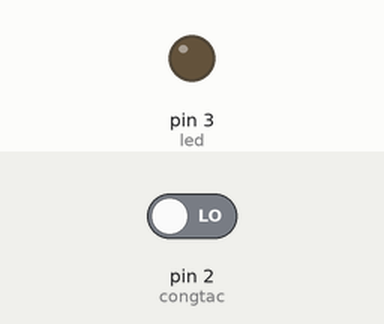
The sketch below on a simulated Arduino Uno, built with avr-gcc and run on an emulated ATmega328P. Parts: output pins drawn as LEDs (lit = HIGH). The test bench sets the inputs (shaded band); at power-on: pin 2 (congtac) LOW. What the sketch prints to the serial monitor is not drawn.

Above: at 1.2 s.
1.3 s: pin 2 (congtac) driven HIGH
At 3.6 s:
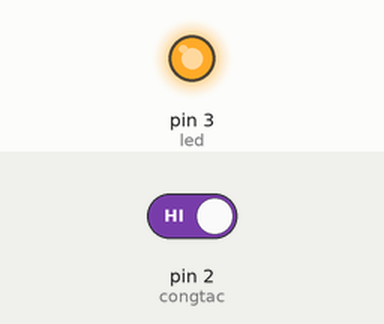
4.3 s: pin 2 (congtac) driven LOW
At 4.9 s:
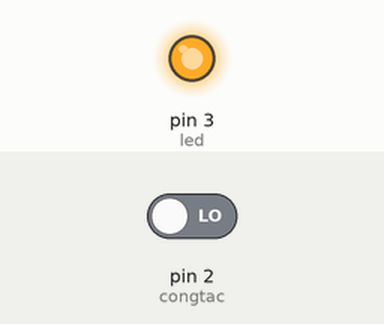
Timing chart, 0 to 7.3 s (numbered marks = the images above; inputs shaded):
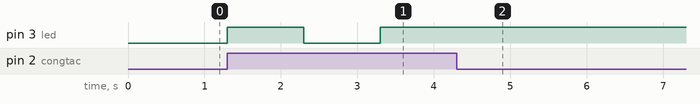

The sketch:

chuyen_doi_trang_thai_led.ino
```cpp
int congtac =2;
int led=3;
int trangthailed=0;
void setup()
{
  pinMode(congtac,INPUT);
  Serial.begin(9600);
  pinMode(led,OUTPUT);
  digitalWrite(led,LOW);
}

void loop()
{
  int trangthai=digitalRead(congtac);
  int ledsang=digitalRead(led);
  Serial.print(trangthai);
  if(trangthai==1 && ledsang==trangthailed){
    digitalWrite(led,!trangthailed);
    delay(1000);
    trangthailed=!trangthailed;
  }
}
```

Measured:
- after the input at 1.3 s, pin 3 (led): LOW → HIGH at once, → LOW 1.0 s later, → HIGH 1.0 s later
- after the input at 4.3 s, pin 3 (led): stops changing and stays HIGH
